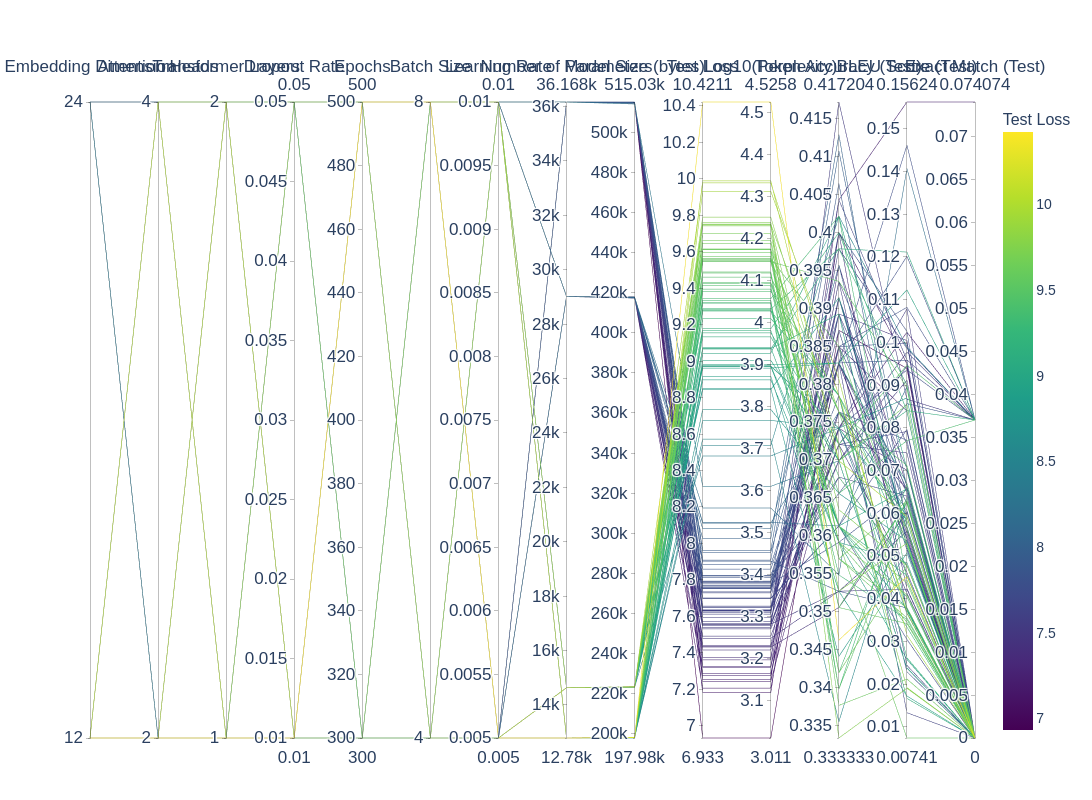

The notebook cell saved with this chart:
### Code cell
import pandas as pd
import plotly.graph_objects as go
import numpy as np

def plot_parallel_coordinates(
    file: str, 
    color_metric: str = 'test_perplexity',
    base_font_size: int = 18,      # Tamanho base para labels e ticks
    title_font_size: int = 24,     # Tamanho do título
    colorbar_font_size: int = 16   # Tamanho da barra de cores
):
    """
    Gera um gráfico de coordenadas paralelas com rótulos didáticos e fontes ajustáveis.
    
    Parâmetros:
    - file: caminho do arquivo CSV (sem extensão)
    - color_metric: métrica usada para colorir as linhas
    - base_font_size: tamanho da fonte para labels dos eixos e ticks (via layout.font)
    - title_font_size: tamanho da fonte do título
    - colorbar_font_size: tamanho da fonte do título da barra de cores
    """
    # 1. Carregar os dados
    df = pd.read_csv(f'{file}.csv')
    
    # 2. Mapeamento de nomes técnicos para rótulos didáticos
    label_map = {
        'embedding_dim': 'Embedding Dimension',
        'heads': 'Attention Heads',
        'layers': 'Transformer Layers',
        'drop_rate': 'Dropout Rate',
        'num_epochs': 'Epochs',
        'batch_size': 'Batch Size',
        'lr': 'Learning Rate',
        'number_parameter': 'Number of Parameters',
        'cpp_model_size': 'Model Size (bytes)',
        'test_avg_loss': 'Test Loss',
        'test_perplexity': 'Test Perplexity',
        'log10_test_perplexity': 'Log10(Perplexity)',
        'test_token_accuracy': 'Token Accuracy (Test)',
        'test_avg_bleu': 'BLEU Score (Test)',
        'test_exact_match_rate': 'Exact Match (Test)'
    }
    
    # 3. Excluir colunas desnecessárias
    cols_to_drop = ['config_id', 
                    'train_avg_loss', 'train_perplexity', 'train_token_accuracy',
                    'train_num_samples', 'train_avg_bleu', 'train_exact_match_rate']
    df_plot = df.drop(columns=cols_to_drop)
    
    # 4. Criar coluna logarítmica para perplexidade
    df_plot['log10_test_perplexity'] = np.log10(df_plot['test_perplexity'])
    
    # 5. Ordem das dimensões
    dimension_order = [
        'embedding_dim', 'heads', 'layers', 'drop_rate',
        'num_epochs', 'batch_size', 'lr',
        'number_parameter', 'cpp_model_size',
        'test_avg_loss', 'log10_test_perplexity', 
        'test_token_accuracy', 'test_avg_bleu', 'test_exact_match_rate'
    ]
    
    # 6. Construir as dimensões SEM propriedades de fonte inválidas
    dimensions = []
    for col in dimension_order:
        if col not in df_plot.columns:
            continue
        
        display_label = label_map.get(col, col)
        
        if col in ['embedding_dim', 'heads', 'layers', 'batch_size']:
            # Categórica: mapear para inteiros e definir ticks
            unique_vals = sorted(df_plot[col].unique())
            mapping = {val: i for i, val in enumerate(unique_vals)}
            num_values = df_plot[col].map(mapping).tolist()
            dim_dict = dict(
                label=display_label,
                values=num_values,
                tickvals=list(mapping.values()),
                ticktext=[str(v) for v in unique_vals]
            )
        else:
            # Numérica contínua
            dim_dict = dict(
                label=display_label,
                values=df_plot[col].tolist()
            )
        dimensions.append(dim_dict)
    
    # 7. Definir a métrica de cor e escala
    if color_metric == 'test_perplexity':
        color_values = df_plot['test_perplexity'].tolist()
        colorscale = 'Viridis_r'
        colorbar_title = "Test Perplexity (↓ better)"
    elif color_metric == 'log10_test_perplexity':
        color_values = df_plot['log10_test_perplexity'].tolist()
        colorscale = 'Viridis_r'
        colorbar_title = "Log10 Perplexity (↓ better)"
    else:
        color_values = df_plot[color_metric].tolist()
        colorscale = 'Viridis'
        colorbar_title = label_map.get(color_metric, color_metric)
    
    # 8. Criar figura
    fig = go.Figure(data=go.Parcoords(
        line=dict(
            color=color_values,
            colorscale=colorscale,
            showscale=True,
            colorbar=dict(
                title=dict(
                    text=colorbar_title,
                    font=dict(size=colorbar_font_size, family='Arial')
                ),
                tickfont=dict(size=colorbar_font_size-2, family='Arial')
            )
        ),
        dimensions=dimensions
    ))
    
    # 9. Layout com fontes ajustadas
    width = 2300
    height = 800
    fig.update_layout(
        title=dict(
            #text=f"Parallel Coordinates – Hyperparameter Search (colored by {label_map.get(color_metric, color_metric)})",
            font=dict(size=title_font_size, family='Arial', color='black')
        ),
        font=dict(size=base_font_size, family='Arial'),   # Controla labels dos eixos e ticks
        width=width,
        height=height,
        margin=dict(l=90, r=80, t=100, b=60),
        paper_bgcolor='white',
        plot_bgcolor='white'
    )
    
    # 10. Salvar e exibir
    output_file = f"{file}_parallel_{color_metric}.pdf"
    fig.write_image(output_file, width=width, height=height)
    print(f"Gráfico salvo como: {output_file}")
    fig.show()

# Exemplo de uso
plot_parallel_coordinates('hyperparameter_search_summary', 
                          color_metric='test_avg_loss',
                          base_font_size=20,
                          title_font_size=28)
